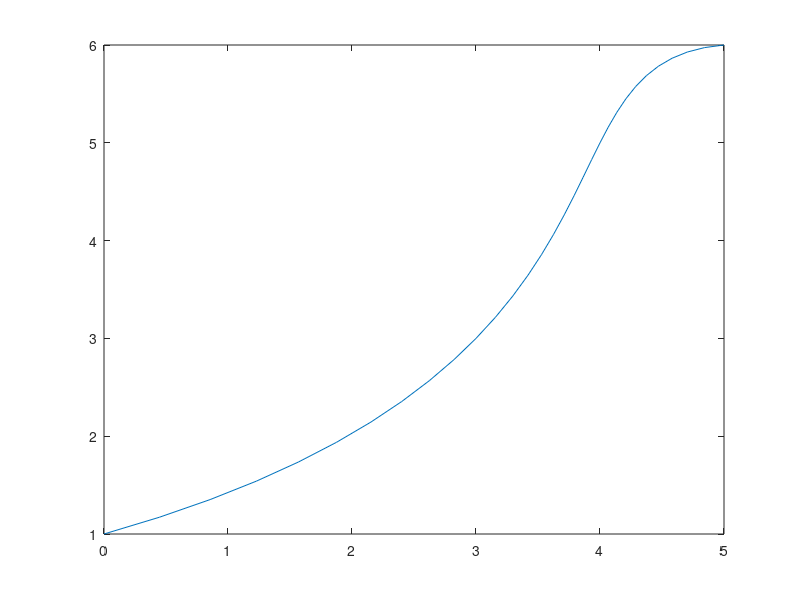

Write the MATLAB code that produced this figure.
% Mapping for a cubic line defined by the following four points 
pts = [0,1; 3,3; 4,5; 5,6];
xn=pts(:,1); yn= pts(:,2);
map=[];
for s=-1:1/15:1
    % n = Cubic Lagrange interpolation functions 
    n = [(-9*(-1 + s)*(-1/3 + s)*(1/3 + s))/16, ...
            (27*(-1 + s)*(-1/3 + s)*(1 + s))/16, ...
            (-27*(-1 + s)*(1/3 + s)*(1 + s))/16, ...
            (9*(-1/3 + s)*(1/3 + s)*(1 + s))/16];
    x = n*xn; y=n*yn;
    map=[map; [x,y]];
end
fprintf('Coordinates of point on the mapped line');
map'
plot(map(:,1), map(:,2))
